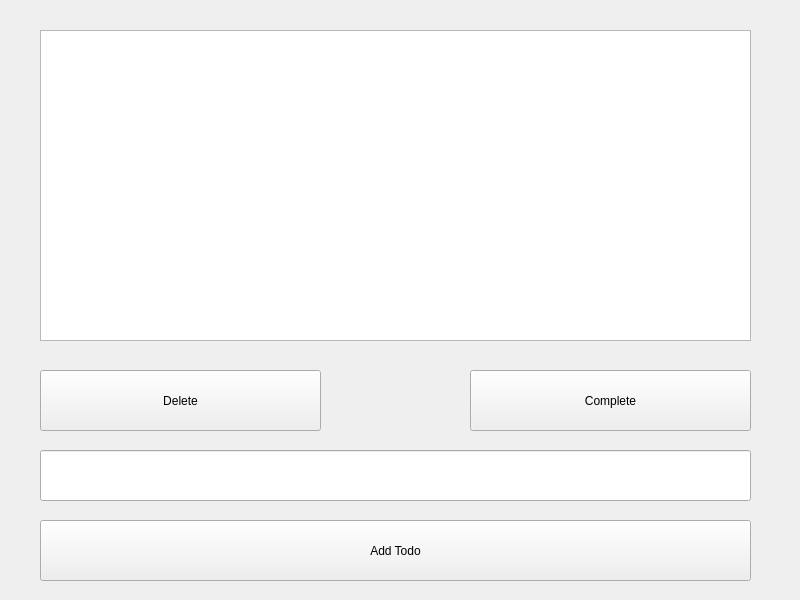
<?xml version="1.0" encoding="UTF-8"?>
<ui version="4.0">
 <class>todoMainWindow</class>
 <widget class="QMainWindow" name="todoMainWindow">
  <property name="geometry">
   <rect>
    <x>0</x>
    <y>0</y>
    <width>800</width>
    <height>600</height>
   </rect>
  </property>
  <property name="windowTitle">
   <string>MainWindow</string>
  </property>
  <widget class="QWidget" name="centralwidget">
   <widget class="QPushButton" name="deleteButton">
    <property name="geometry">
     <rect>
      <x>40</x>
      <y>370</y>
      <width>281</width>
      <height>61</height>
     </rect>
    </property>
    <property name="text">
     <string>Delete</string>
    </property>
   </widget>
   <widget class="QPushButton" name="completeButton">
    <property name="geometry">
     <rect>
      <x>470</x>
      <y>370</y>
      <width>281</width>
      <height>61</height>
     </rect>
    </property>
    <property name="text">
     <string>Complete</string>
    </property>
   </widget>
   <widget class="QListView" name="todoView">
    <property name="geometry">
     <rect>
      <x>40</x>
      <y>30</y>
      <width>711</width>
      <height>311</height>
     </rect>
    </property>
   </widget>
   <widget class="QLineEdit" name="todoEdit">
    <property name="geometry">
     <rect>
      <x>40</x>
      <y>450</y>
      <width>711</width>
      <height>51</height>
     </rect>
    </property>
   </widget>
   <widget class="QPushButton" name="addButton">
    <property name="geometry">
     <rect>
      <x>40</x>
      <y>520</y>
      <width>711</width>
      <height>61</height>
     </rect>
    </property>
    <property name="text">
     <string>Add Todo</string>
    </property>
   </widget>
  </widget>
 </widget>
 <resources/>
 <connections/>
</ui>
